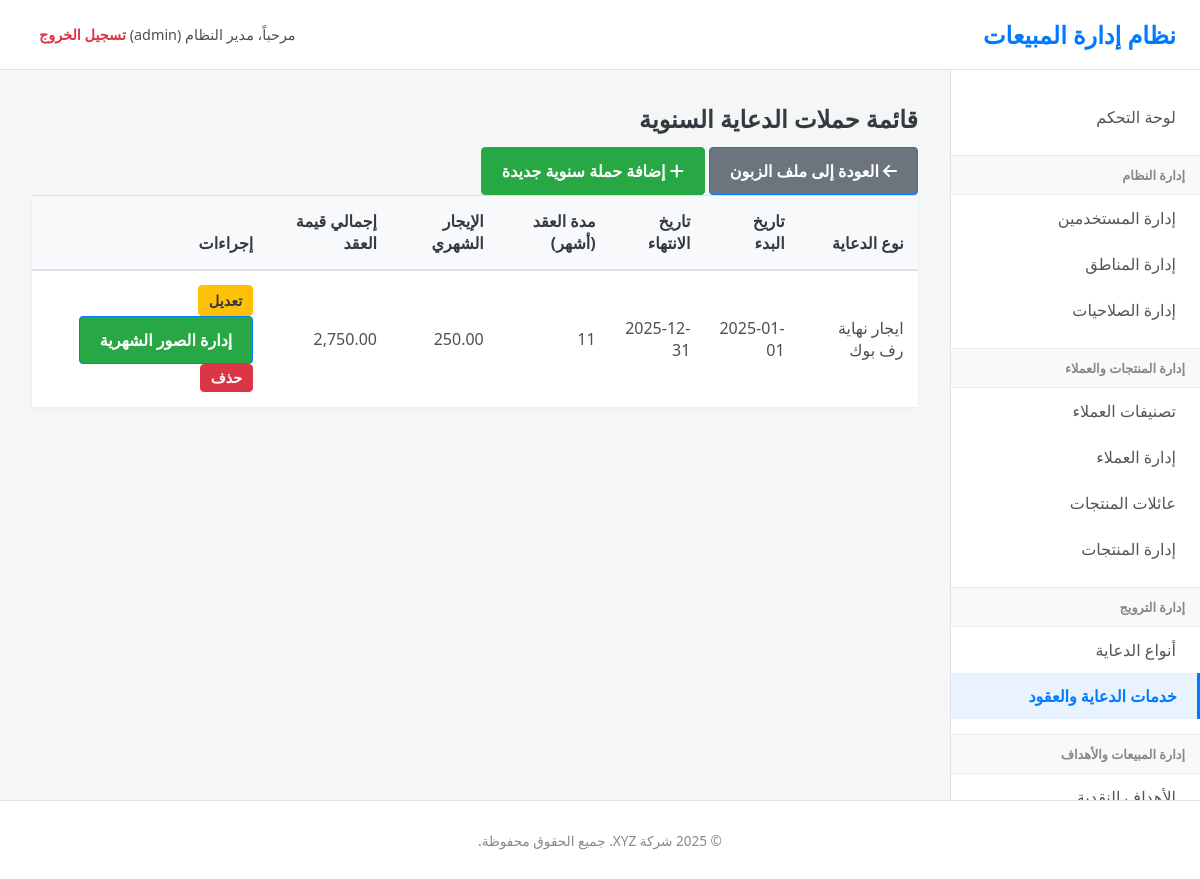
/index.php?page=annual_campaigns&customer_id=254 (signed in), run on the app's committed database.
### tables this page shows
CREATE TABLE IF NOT EXISTS `annual_campaigns` (
  `annual_campaign_id` int NOT NULL AUTO_INCREMENT,
  `customer_id` int NOT NULL,
  `promo_type_id` int NOT NULL,
  `start_date` date NOT NULL,
  `end_date` date NOT NULL,
  `contract_duration_months` int NOT NULL,
  `monthly_value` decimal(15,2) NOT NULL,
  `total_value` decimal(15,2) NOT NULL,
  `notes` text,
  `created_by_user_id` int DEFAULT NULL,
  `created_at` timestamp NULL DEFAULT CURRENT_TIMESTAMP,
  `updated_at` timestamp NULL DEFAULT CURRENT_TIMESTAMP ON UPDATE CURRENT_TIMESTAMP,
  PRIMARY KEY (`annual_campaign_id`),
  KEY `customer_id` (`customer_id`),
  KEY `promo_type_id` (`promo_type_id`),
  KEY `created_by_user_id` (`created_by_user_id`)
);

CREATE TABLE IF NOT EXISTS `promotion_types` (
  `promo_type_id` int NOT NULL AUTO_INCREMENT,
  `name` varchar(150) NOT NULL,
  `description` text,
  `is_annual` tinyint(1) NOT NULL DEFAULT '0' COMMENT '1 for annual, 0 for temporary',
  `created_at` timestamp NULL DEFAULT CURRENT_TIMESTAMP,
  `updated_at` timestamp NULL DEFAULT CURRENT_TIMESTAMP ON UPDATE CURRENT_TIMESTAMP,
  PRIMARY KEY (`promo_type_id`),
  UNIQUE KEY `name` (`name`)
);

### controllers/annual_campaigns.php (called while the page is built, shortened)
<?php
$action = $_GET['action'] ?? 'list';
$customer_id = isset($_REQUEST['customer_id']) ? (int)$_REQUEST['customer_id'] : null;
switch ($action) {
    case 'list':
    default:
        $stmt = $pdo->prepare("SELECT ac.*, pt.name as promo_type_name FROM annual_campaigns ac JOIN promotion_types pt ON ac.promo_type_id = pt.promo_type_id WHERE ac.customer_id = ? ORDER BY ac.start_date DESC");
        $stmt->execute([$customer_id]);
        $campaigns = $stmt->fetchAll();
        break;
}
include 'views/layout.php';

### views/promotions/annual_campaign_list.php (the view, shortened to what this page needs)
<div class="card">
    <div class="card-header">
        <h2>قائمة حملات الدعاية السنوية</h2>
        <div class="actions">
            <a href="index.php?page=promotions&customer_id=<?php echo $customer_id; ?>" class="button-link" style="background-color: #6c757d;">
                <i class="fas fa-arrow-left"></i> العودة إلى ملف الزبون
            </a>
            <a href="index.php?page=annual_campaigns&action=add&customer_id=<?php echo $customer_id; ?>" class="button-link add-btn">
                <i class="fas fa-plus"></i> إضافة حملة سنوية جديدة
            </a>
        </div>
    </div>
    <div class="card-body">
        <table>
            <thead>
                <tr>
                    <th>نوع الدعاية</th>
                    <th>تاريخ البدء</th>
                    <th>تاريخ الانتهاء</th>
                    <th>مدة العقد (أشهر)</th>
                    <th>الإيجار الشهري</th>
                    <th>إجمالي قيمة العقد</th>
                    <th>إجراءات</th>
                </tr>
            </thead>
            <tbody>
                <?php foreach ($campaigns as $campaign): ?>
                <tr>
                    <td><?php echo htmlspecialchars($campaign['promo_type_name']); ?></td>
                    <td><?php echo htmlspecialchars($campaign['start_date']); ?></td>
                    <td><?php echo htmlspecialchars($campaign['end_date']); ?></td>
                    <td><?php echo htmlspecialchars($campaign['contract_duration_months']); ?></td>
                    <td><?php echo number_format($campaign['monthly_value'], 2); ?></td>
                    <td><?php echo number_format($campaign['total_value'], 2); ?></td>
                    <td class="actions-cell">
                        <a href="index.php?page=annual_campaigns&action=edit&customer_id=<?php echo $customer_id; ?>&campaign_id=<?php echo $campaign['annual_campaign_id']; ?>" class="button-link edit-btn">تعديل</a>
                        <a href="index.php?page=annual_campaigns&action=photos&customer_id=<?php echo $customer_id; ?>&campaign_id=<?php echo $campaign['annual_campaign_id']; ?>" class="button-link" style="background-color:var(--success-color);">إدارة الصور الشهرية</a>
                        <form action="actions/annual_campaign_delete.php" method="POST" onsubmit="return confirm('هل أنت متأكد؟');" style="display:inline;">
                            <button type="submit" class="button-link delete-btn">حذف</button>
                        </form>
                    </td>
                </tr>
                <?php endforeach; ?>
            </tbody>
        </table>
    </div>
</div>

### css/style.css (style rules this page uses)
:root { --primary-color: #007bff; --secondary-color: #6c757d; --success-color: #28a745; --danger-color: #dc3545; --warning-color: #ffc107; --info-color: #17a2b8; --light-color: #f8f9fa; --dark-color: #343a40; --text-color: #495057; --border-color: #dee2e6; --body-bg: #f4f7f6; --sidebar-bg: #ffffff; --header-bg: #ffffff; --font-family: 'Tahoma', 'Segoe UI', sans-serif; }
* { box-sizing: border-box; }
body { font-family: var(--font-family); background-color: var(--body-bg); margin: 0; padding: 0; color: var(--text-color); font-size: 16px; direction: rtl; }
a { color: var(--primary-color); text-decoration: none; transition: color 0.3s ease; }
h1, h2, h3, h4, h5, h6 { color: var(--dark-color); margin-top: 0; margin-bottom: 0.75rem; }
.button-link, .btn { display: inline-block; font-weight: 600; text-align: center; vertical-align: middle; cursor: pointer; user-select: none; background-color: var(--primary-color); border: 1px solid var(--primary-color); padding: 0.75rem 1.25rem; font-size: 1rem; border-radius: 0.25rem; color: #fff; transition: all 0.15s ease-in-out; }
.button-link.add-btn { background-color: var(--success-color); border-color: var(--success-color); }
.button-link.edit-btn { background-color: var(--warning-color); border-color: var(--warning-color); color: var(--dark-color); padding: 5px 10px; font-size: 0.9em; }
.button-link.delete-btn { background-color: var(--danger-color); border-color: var(--danger-color); padding: 5px 10px; font-size: 0.9em; }
table { width: 100%; margin-bottom: 1rem; color: var(--text-color); border-collapse: collapse; background-color: #fff; box-shadow: 0 1px 3px rgba(0,0,0,0.05); }
table th, table td { padding: 0.9rem; vertical-align: middle; border-top: 1px solid var(--border-color); text-align: right; }
table thead th { vertical-align: bottom; border-bottom: 2px solid var(--border-color); background-color: var(--light-color); font-weight: 600; color: var(--dark-color); }

### data on the page
annual_campaigns: promo_type.name "ايجار نهاية رف بوك", start_date "2025-01-01", end_date "2025-12-31", contract_duration_months "11", monthly_value "250.00", total_value "2,750.00"

### other printed values
$_SESSION['full_name'] "مدير النظام"
$_SESSION['user_role'] "admin"
